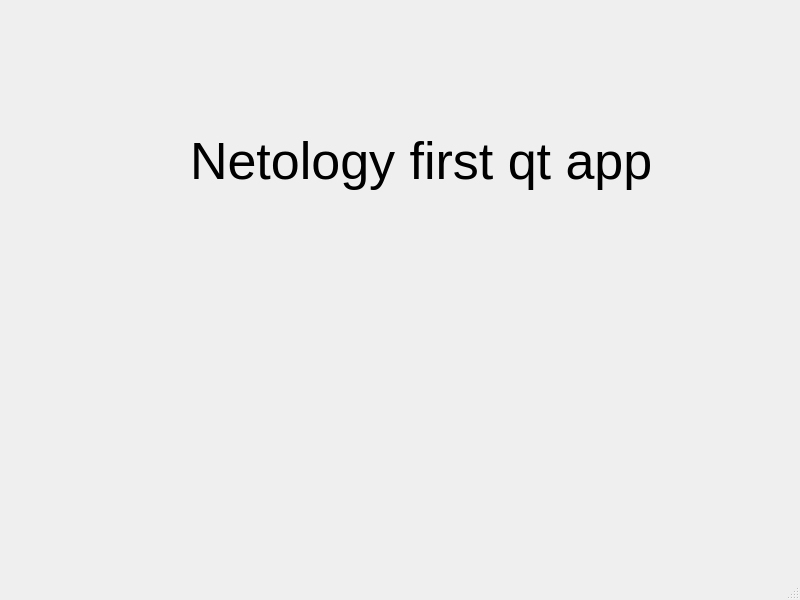
<?xml version="1.0" encoding="UTF-8"?>
<ui version="4.0">
 <class>MainWindow</class>
 <widget class="QMainWindow" name="MainWindow">
  <property name="geometry">
   <rect>
    <x>0</x>
    <y>0</y>
    <width>800</width>
    <height>600</height>
   </rect>
  </property>
  <property name="windowTitle">
   <string>MainWindow</string>
  </property>
  <widget class="QWidget" name="centralwidget">
   <widget class="QLabel" name="label">
    <property name="geometry">
     <rect>
      <x>190</x>
      <y>100</y>
      <width>521</width>
      <height>121</height>
     </rect>
    </property>
    <property name="font">
     <font>
      <pointsize>39</pointsize>
     </font>
    </property>
    <property name="text">
     <string>Netology first qt app</string>
    </property>
   </widget>
  </widget>
  <widget class="QMenuBar" name="menubar">
   <property name="geometry">
    <rect>
     <x>0</x>
     <y>0</y>
     <width>800</width>
     <height>23</height>
    </rect>
   </property>
  </widget>
  <widget class="QStatusBar" name="statusbar"/>
 </widget>
 <resources/>
 <connections/>
</ui>
